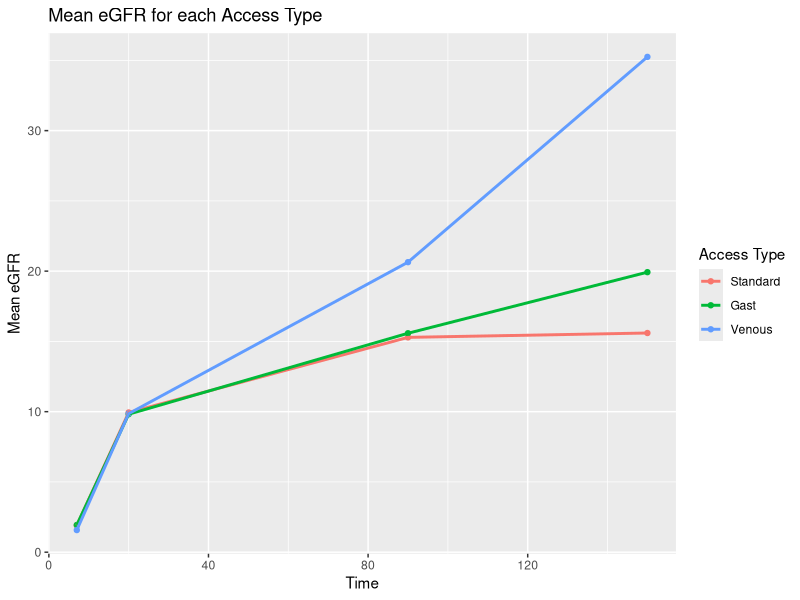
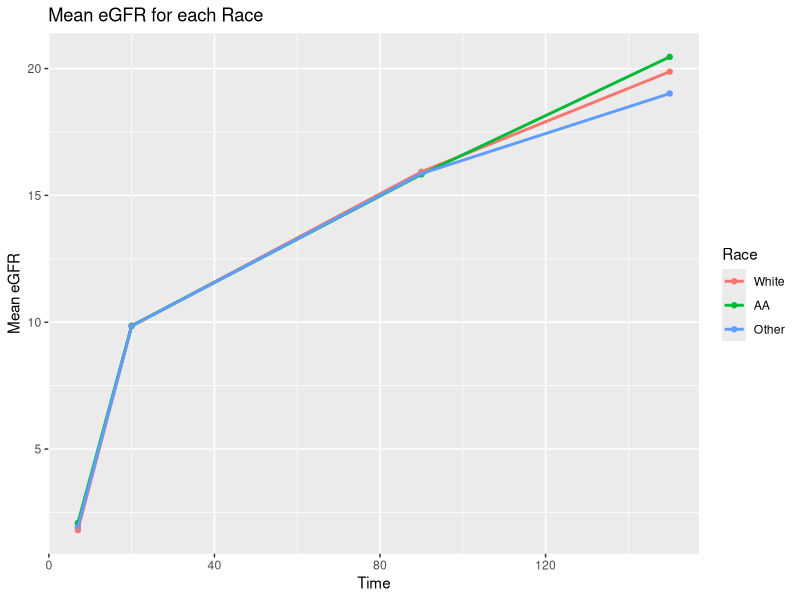
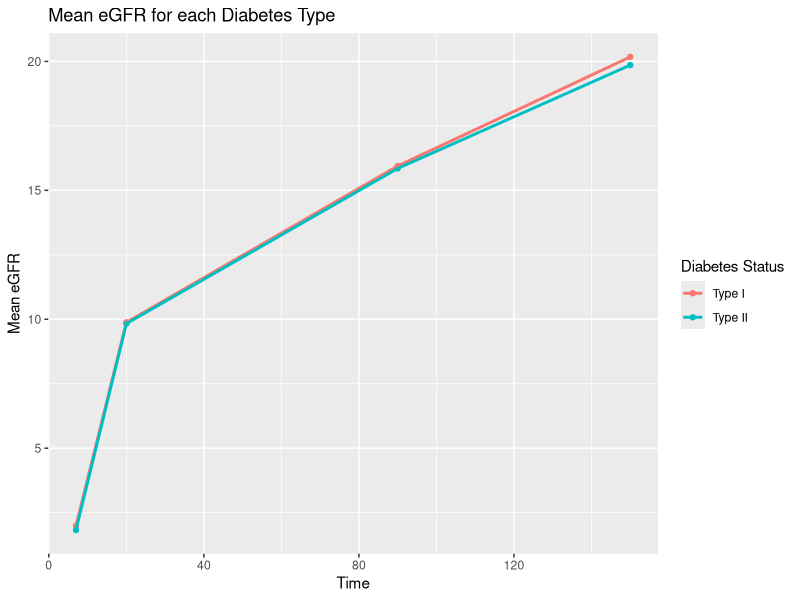
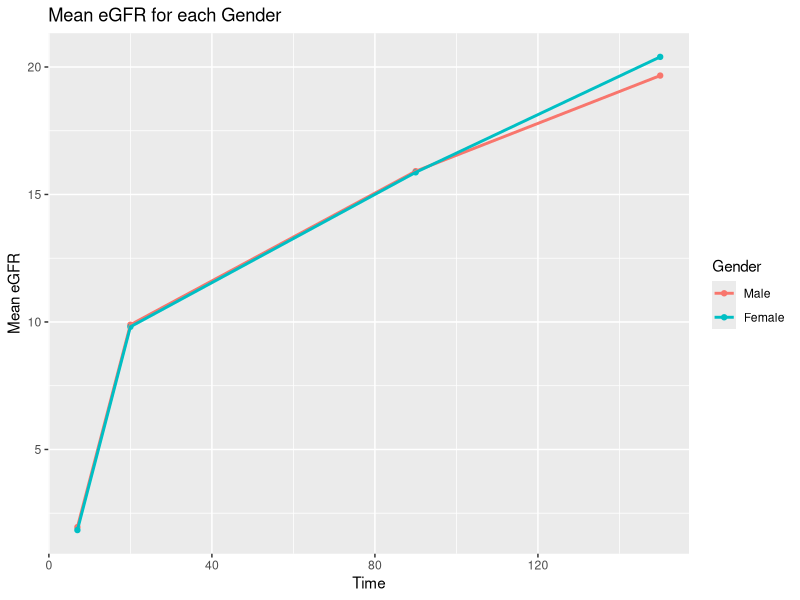
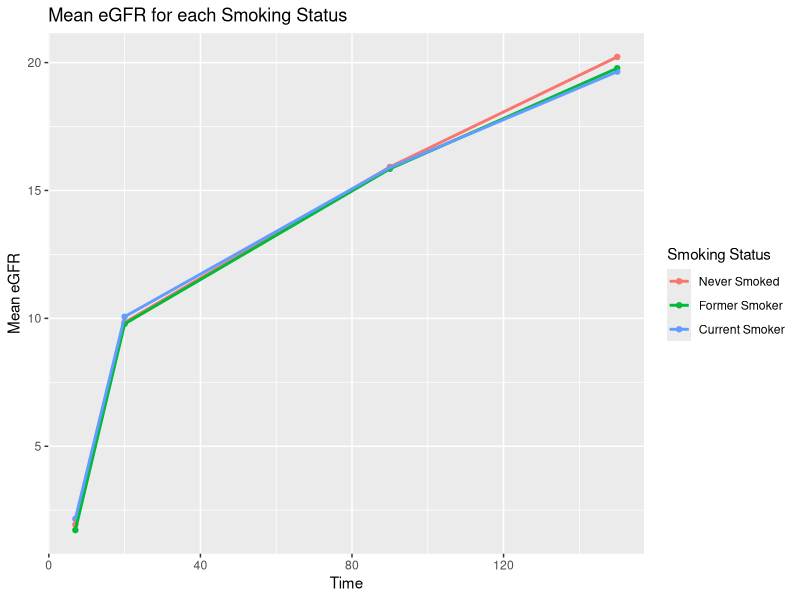
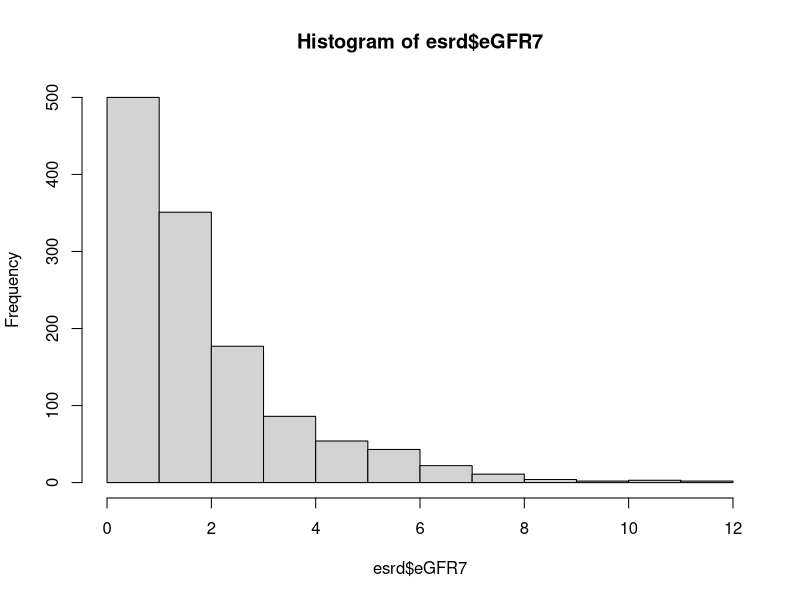
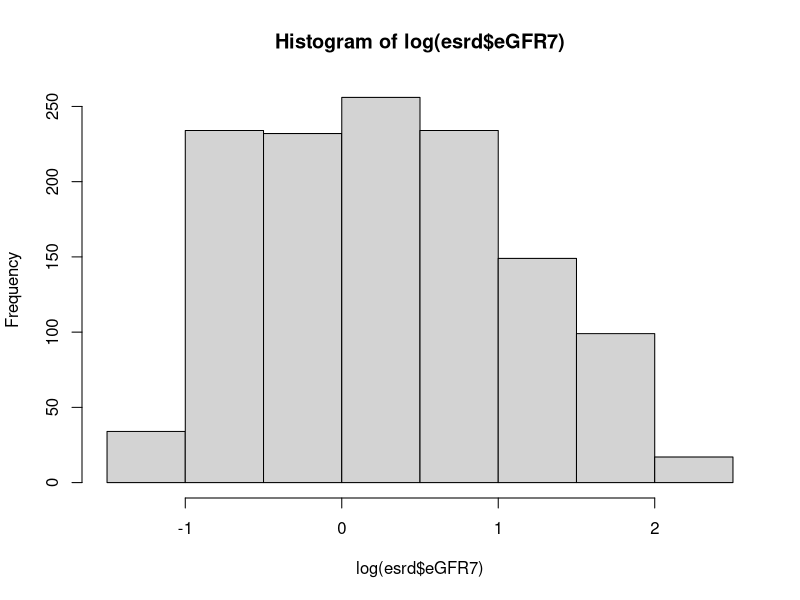
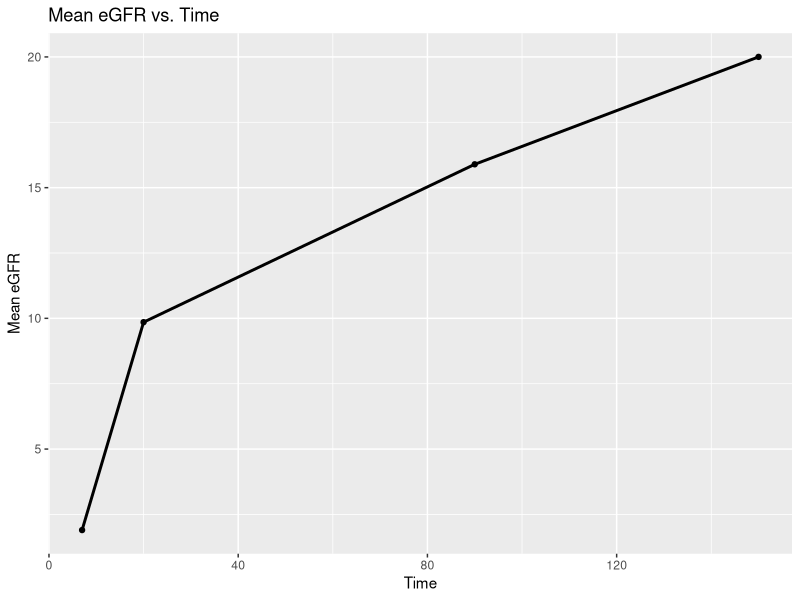

Here is the R script that generated these plots, in order:
## ---- chunk 1
knitr::opts_chunk$set(echo = TRUE)
## ---- chunk 2
library(tidyverse)
setwd("/Users/augustineennin/Desktop")

esrd = read.csv("esrd.csv")

head(esrd)
esrd = esrd %>% 
  mutate_at(vars(acctype, female, racegrp, smokegrp, dx_diab), as.factor)
summary(esrd)
## ---- chunk 3
esrd.long = esrd %>% 
  pivot_longer(cols = 13:16,
               names_to = "Time",
               values_to = "eGFR") %>% 
  mutate(Time = case_when(
    Time == "eGFR7" ~ 7,
    Time == "eGFR20" ~ 20,
    Time == "eGFR90" ~ 90,
    Time == "eGFR150" ~ 150,
  ))
head(esrd.long)
## ---- chunk 4
acctype.result = esrd.long %>% 
  group_by(acctype, Time) %>% 
  summarise(mean(eGFR))
acctype.result

ggplot(acctype.result, aes(x = Time, y =`mean(eGFR)`, color = acctype)) +
geom_point() +
geom_line(linewidth = 1) +
scale_color_discrete(name = "Access Type", labels = c("Standard", "Gast", "Venous")) +
labs(title = 'Mean eGFR for each Access Type', x = 'Time',y = 'Mean eGFR')
## ---- chunk 5
race.result = esrd.long %>% 
  group_by(racegrp, Time) %>% 
  summarise(mean(eGFR))
race.result

ggplot(race.result, aes(x = Time, y =`mean(eGFR)`, color = racegrp)) +
geom_point() +
geom_line(linewidth = 1) +
scale_color_discrete(name = "Race", labels = c("White", "AA", "Other")) +
labs(title = 'Mean eGFR for each Race', x = 'Time',y = 'Mean eGFR')
## ---- chunk 6
diab.result = esrd.long %>% 
  group_by(dx_diab, Time) %>% 
  summarise(mean(eGFR))
diab.result

ggplot(diab.result, aes(x = Time, y =`mean(eGFR)`, color = dx_diab)) +
geom_point() +
geom_line(linewidth = 1) +
scale_color_discrete(name = "Diabetes Status", labels = c("Type I", "Type II")) +
labs(title = 'Mean eGFR for each Diabetes Type', x = 'Time',y = 'Mean eGFR')
## ---- chunk 7
sex.result = esrd.long %>% 
  group_by(female, Time) %>% 
  summarise(mean(eGFR))
sex.result

ggplot(sex.result, aes(x = Time, y =`mean(eGFR)`, color = female)) +
geom_point() +
geom_line(linewidth = 1) +
scale_color_discrete(name = "Gender", labels = c("Male", "Female")) +
labs(title = 'Mean eGFR for each Gender', x = 'Time',y = 'Mean eGFR')
## ---- chunk 8
smoke.result = esrd.long %>% 
  group_by(smokegrp, Time) %>% 
  summarise(mean(eGFR))
smoke.result

ggplot(smoke.result, aes(x = Time, y =`mean(eGFR)`, color = smokegrp)) +
geom_point() +
geom_line(linewidth = 1) +
scale_color_discrete(name = "Smoking Status",
                     labels = c("Never Smoked", "Former Smoker", "Current Smoker")) +
labs(title = 'Mean eGFR for each Smoking Status', x = 'Time',y = 'Mean eGFR')
## ---- chunk 9
hist(esrd$eGFR7)
hist(log(esrd$eGFR7))
## ---- chunk 10
q1.fit = lm(log(eGFR7) ~ acctype + age_ssd + acctype:racegrp, 
            data = esrd)
summary(q1.fit)
## ---- chunk 11
time.result = esrd.long %>% 
  group_by(Time) %>% 
  summarise(mean(eGFR))
ggplot(time.result, aes(x = Time, y =`mean(eGFR)`)) +
geom_point() +
geom_line(linewidth = 1) +
labs(title = 'Mean eGFR vs. Time', x = 'Time',y = 'Mean eGFR')
## ---- chunk 12
library(nlme)
esrd.long$timePlus = esrd.long$Time * as.numeric(esrd.long$Time > 20)
head(esrd.long)
## ---- chunk 13
fit.lme1 = lme(fixed = eGFR ~ acctype + age_ssd + Time + timePlus + acctype:racegrp ,
              random = ~ Time | usrds_id,
              data = esrd.long,
              control = lmeControl(
                maxIter = 100,
                msMaxIter = 100,
                opt = "optim"
              ),
              method = "ML")
summary(fit.lme1)
## ---- chunk 14
fit.lme2 = lme(fixed = eGFR ~ acctype + age_ssd + Time + timePlus + acctype:racegrp ,
              random = ~ 1 | usrds_id,
              data = esrd.long,
              control = lmeControl(
                maxIter = 100,
                msMaxIter = 100,
                opt = "optim"
              ),
              method = "ML")
summary(fit.lme2)
